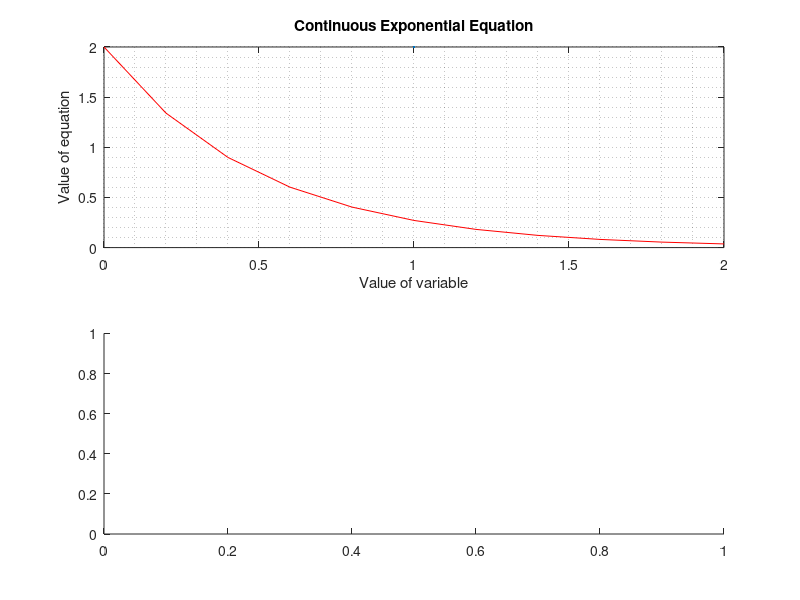

This figure's MATLAB source: (Note: this script raises an error after producing the figure.)
%% Lab 1.1 (example 1.1 exponential)
clc; clear all; close all;
x=0:0.2:2;
x1=0:1:10;
%continuous
y1=2*exp(-2*x)
subplot(2,1,1)
plot(x,y1, 'r', LineWidth=2)
xlabel('Value of variable')
ylabel('Value of equation')
title("Continuous Exponential Equation")
grid minor

%discrete
subplot(2,1,2)
stem(x1, y1, 'b', LineWidth=2)
xlabel('Sampling Point')
ylabel('Equation According to sampling point')
title("Discrete Exponential Equation")
grid minor

%% Lab 1.2 (example 1.2 sinusoidal)
clc; clear all; close all;
x=0:0.2:2;
x1=0:1:10;
y=sin(7*x)+sin(10*x);

%continuous
subplot(2,1,1)
plot(x,y,'r','LineWidth',2)
xlabel('Values of X')
ylabel('Values of Equation')
title('Continuous Sinusoidal Equation')
grid minor

%discrete
subplot(2,1,2)
stem(x1,y,'b','LineWidth',2)
xlabel('Sampling Points')
ylabel('Equation According to sampling point')
title('Discrete Sinusoidal Equation')
grid minor

%% Lab 1.3 (practice 1.1 exponential equation)
clc; clear all; close all;
x=-1:0.2:1;
x1=0:1:10;
y=exp(-(x.^2)/2);

%Continuous
subplot(2,1,1)
plot(x,y,'r','LineWidth',2)
xlabel('Values of X')
ylabel('Values of Equation')
title('Practice Problem 1.1 Continuous')
grid minor

%Discrete
subplot(2,1,2)
stem(x1,y,'b','LineWidth',2)
xlabel('Sampling Points')
ylabel('Values of Equation')
title('Practice Problem 1.1 Discrete')
grid minor
